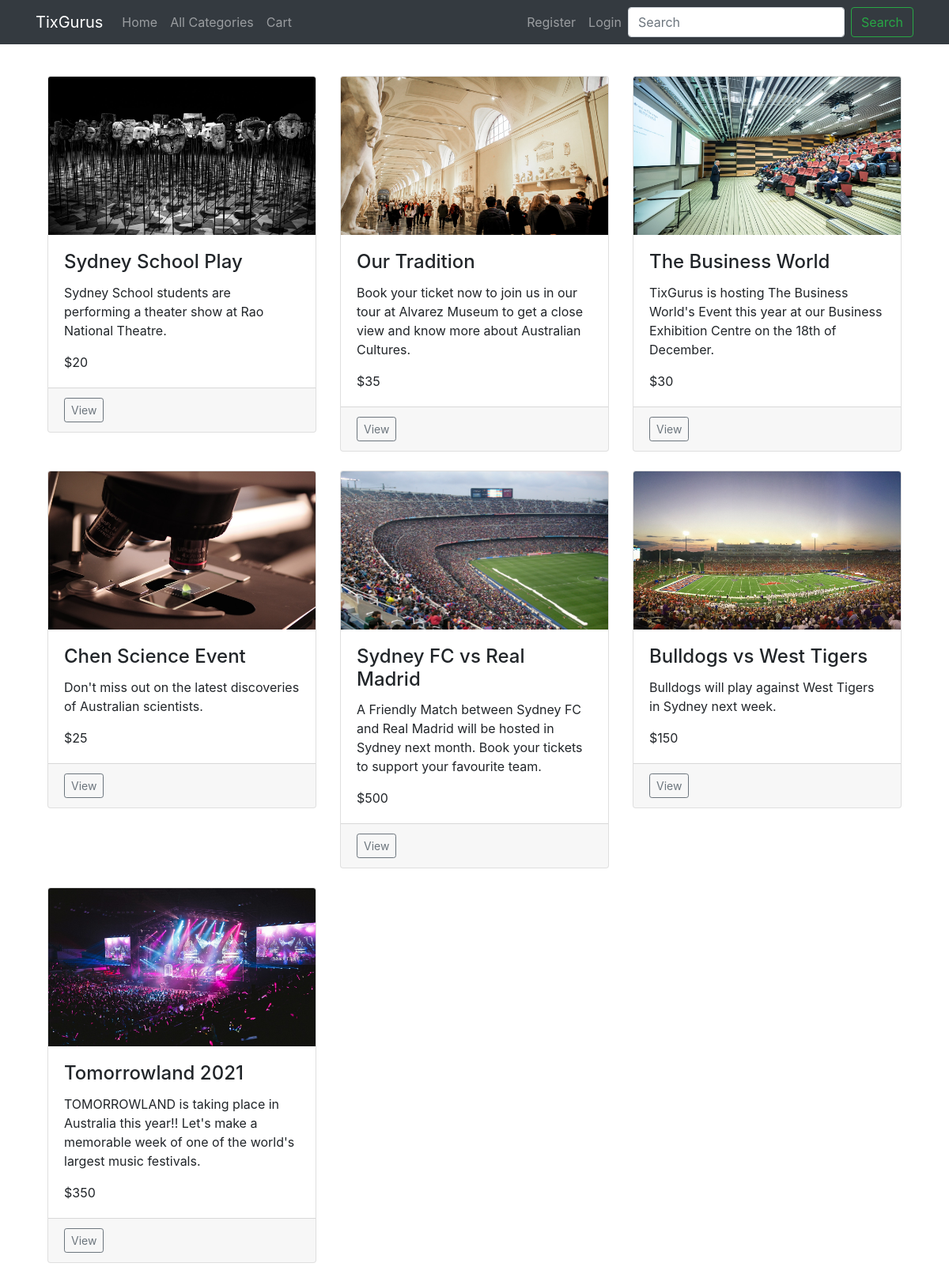
/tixgurus/public/index.php, run on the app's committed database.
### tables this page shows
CREATE TABLE `events` (
  `event_id` int(11) NOT NULL AUTO_INCREMENT,
  `event_title` varchar(100) NOT NULL,
  `event_description` varchar(10000) DEFAULT NULL,
  `event_location` varchar(100) NOT NULL,
  `event_picture` varchar(3000) DEFAULT NULL,
  `event_category` varchar(200) NOT NULL,
  `event_capacity` int(11) NOT NULL,
  `event_date` datetime NOT NULL,
  `supplier_id` int(11) DEFAULT NULL,
  `member_id` int(11) DEFAULT NULL,
  `event_added_at` datetime NOT NULL DEFAULT CURRENT_TIMESTAMP,
  `supplier_name` varchar(255) NOT NULL,
  `event_price` int(255) NOT NULL,
  `seat_map` varchar(255) DEFAULT NULL,
  PRIMARY KEY (`event_id`),
  KEY `supplier_id` (`supplier_id`),
  CONSTRAINT `events_ibfk_1` FOREIGN KEY (`supplier_id`) REFERENCES `suppliers` (`supplier_id`)
);

### tixgurus/app/controllers/Pages.php (called while the page is built, shortened)
<?php
  class Pages extends Controller {
    public function __construct(){
    $this->pageModel = $this->model('Page');
    }
    public function index(){
    $events = $this->pageModel->getEvent();
    $img = "img/";
    $data = [
      'events' => $events,
      'img' => $img
    ];
    $this->view('pages/index', $data);
  }
}

### tixgurus/app/libraries/Core.php (called while the page is built, shortened)
<?php
  class Core {
    protected $currentMethod = 'index';
    public function __construct(){
      $url = $this->getUrl();
      $this->currentController = new $this->currentController;
      $this->params = $url ? array_values($url) : [];
      call_user_func_array([$this->currentController, $this->currentMethod], $this->params);
    }
  }

### tixgurus/public/index.php (called while the page is built, shortened)
<?php
  $init = new Core;

### tixgurus/app/helpers/session_helper.php (called while the page is built, shortened)
<?php
    function isEmployee(){
      if($_SESSION['member_type'] == 'employee'){
      return true;
      }else{
        return false;
      }
    }
    function isAdmin(){
      if($_SESSION['member_type'] == 'admin'){
      return true;
      }else{
        return false;
      }
    }

### tixgurus/app/libraries/Database.php (called while the page is built, shortened)
<?php
  class Database {
    private $host = DB_HOST;
    private $user = DB_USER;
    private $pass = DB_PASS;
    private $dbname = DB_NAME;
    private $dbh;
    private $stmt;
    public function __construct(){
      $dsn = 'mysql:host=' . $this->host . ';dbname=' . $this->dbname;
      $options = array(
        PDO::ATTR_PERSISTENT => true,
        PDO::ATTR_ERRMODE => PDO::ERRMODE_EXCEPTION
      );
      try{
        $this->dbh = new PDO($dsn, $this->user, $this->pass, $options);
      } catch(PDOException $e){
        $this->error = $e->getMessage();
        echo $this->error;
      }
    }
    public function query($sql){
      $this->stmt = $this->dbh->prepare($sql);
    }
    public function execute(){
      return $this->stmt->execute();
    }
    public function resultSet(){
      $this->execute();
      return $this->stmt->fetchAll(PDO::FETCH_OBJ);
    }
  }

### tixgurus/app/models/Page.php (called while the page is built, shortened)
<?php
class Page{
   private $db;
  public function __construct(){
    $this->db = new Database;
  }
  public function getEvent(){
    $this->db->query('SELECT *,
                      events.event_id as eventId,
                      members.member_id as memberId
                      FROM events
                      INNER JOIN members
                      ON events.member_id = members.member_id
                      ORDER BY events.event_category, events.event_added_at DESC');
    $results = $this->db->resultSet();
    return $results;
  }
}

### tixgurus/app/views/pages/index.php (the view, shortened to what this page needs)
<?php require APPROOT . '/views/inc/header.php'; ?>
<div class="container mt-3">
    <div class="row">
        <?php foreach ( $data[ 'events' ] as $event ) : ?>
       <div class="col-md-4 mt-4">
            <div class="card">
              <img class="card-img-top"  src='<?php echo $data['img'] .$event->event_picture   ;?> ' width="285" height="200">
                <div class="card-body">
                    <h4 class="card-title"><?php echo $event->event_title; ?></h4>
                    <p class="card-text"><?php echo $event->event_description; ?></p>
                    <p class="card-text">$<?php echo $event->event_price; ?></p>
                </div>
              <div class="card-footer">
                    <div class="btn-group">
                      <a type="button" href="<?php echo URLROOT ; ?>/events/show/<?php echo $event->eventId ;?>" class="btn btn-sm btn-outline-secondary">View</a>
                    </div>
              </div>
            </div>
        </div>
        <?php endforeach; ?>
    </div>
    <br>
</div>
<?php require APPROOT . '/views/inc/footer_eh.php'; ?>

### tixgurus/app/libraries/Controller.php (shortened to what this page needs)
<?php
  class Controller {
    public function view($view, $data = []){
      if(file_exists('../app/views/' . $view . '.php')){
        require_once '../app/views/' . $view . '.php';
      } else {
        die('View does not exist');
      }
    }
  }

### tixgurus/app/views/inc/header.php (shortened to what this page needs)
<!DOCTYPE html>
<html lang="en">
<head>
   <link rel="stylesheet" href="https://stackpath.bootstrapcdn.com/bootstrap/4.3.1/css/bootstrap.min.css">
  <link rel="stylesheet" href="https://cdnjs.cloudflare.com/ajax/libs/font-awesome/4.7.0/css/font-awesome.min.css">
  <link rel="stylesheet" href="<?php echo URLROOT; ?>/css/style.css">
</head>
<body>
 <?php if(isEmployee()){require APPROOT . '/views/inc/navbar_eh.php';}
  elseif(isAdmin()){
    require APPROOT . '/views/inc/navbar_ad.php';
  }
  else{ require APPROOT . '/views/inc/navbar.php';
  }
  ?>
  <div class="container">

### tixgurus/app/views/inc/navbar.php (shortened to what this page needs)
<nav class="navbar navbar-expand-lg navbar-dark bg-dark mb-3">
    <div class="container">
    <a class="navbar-brand" href="<?php echo URLROOT; ?>/pages">TixGurus</a>
    <div class="collapse navbar-collapse" id="navbarCollapse">
      <ul class="navbar-nav mr-auto">
        <li class="nav-item">
          <a class="nav-link" href="<?php echo URLROOT; ?>/pages">Home</a>
        </li>
        <li class="nav-item">
          <a class="nav-link" href="<?php echo URLROOT; ?>/pages/categories">All Categories</a>
        </li>
        <li class="nav-item">
          <a class="nav-link" href="<?php echo URLROOT; ?>/pages/cart/<?php echo $_SESSION['member_id']; ?>">Cart</a>
      </ul>
      <ul class="navbar-nav ml-auto">
      <?php if(isset($_SESSION['member_id'])) : ?>
       <li class="nav-item">
         <a class="nav-link" href="#">Welcome <?php echo $_SESSION['member_name']; ?></a>
      </li>
      <li class="nav-item">
        <a class="nav-link" href="<?php echo URLROOT; ?>/users/logout">Logout</a>
      </li>
      <?php else : ?>
      <li class="nav-item">
        <a class="nav-link" href="<?php echo URLROOT; ?>/users/register">Register</a>
      </li>
      <li class="nav-item">
        <a class="nav-link" href="<?php echo URLROOT; ?>/users/login">Login</a>
      </li>
      <?php endif; ?>
    </ul>
      <form class="form-inline mt-2 mt-md-0">
        <input class="form-control mr-sm-2" type="text" name="search" placeholder="Search" aria-label="Search">
        <button class="btn btn-outline-success my-2 my-sm-0" type="submit">Search</button>
      </form>
    </div>
    </div>
  </nav>

### tixgurus/app/views/inc/footer_eh.php (shortened to what this page needs)
</div>
</html>

### data on the page
events: event_picture (picture), event_title "Sydney School Play", event_description "Sydney School students are performing a theater show at Rao National Theatre.", event_price "20"
events: event_picture (picture), event_title "Our Tradition", event_description "Book your ticket now to join us in our tour at Alvarez Museum to get a close view and know more about Australian Cultures.", event_price "35"
events: event_picture (picture), event_title "The Business World", event_description "TixGurus is hosting The Business World's Event this year at our Business Exhibition Centre on the 18th of December.", event_price "30"
events: event_picture (picture), event_title "Chen Science Event", event_description "Don't miss out on the latest discoveries of Australian scientists.", event_price "25"
events: event_picture (picture), event_title "Sydney FC vs Real Madrid", event_description "A Friendly Match between Sydney FC and Real Madrid will be hosted in Sydney next month. Book your tickets to support your favourite team.", event_price "500"
events: event_picture (picture), event_title "Bulldogs vs West Tigers", event_description "Bulldogs will play against West Tigers in Sydney next week.", event_price "150"
events: event_picture (picture), event_title "Tomorrowland 2021", event_description "TOMORROWLAND is taking place in Australia this year!! Let's make a memorable week of one of the world's largest music festivals.", event_price "350"
